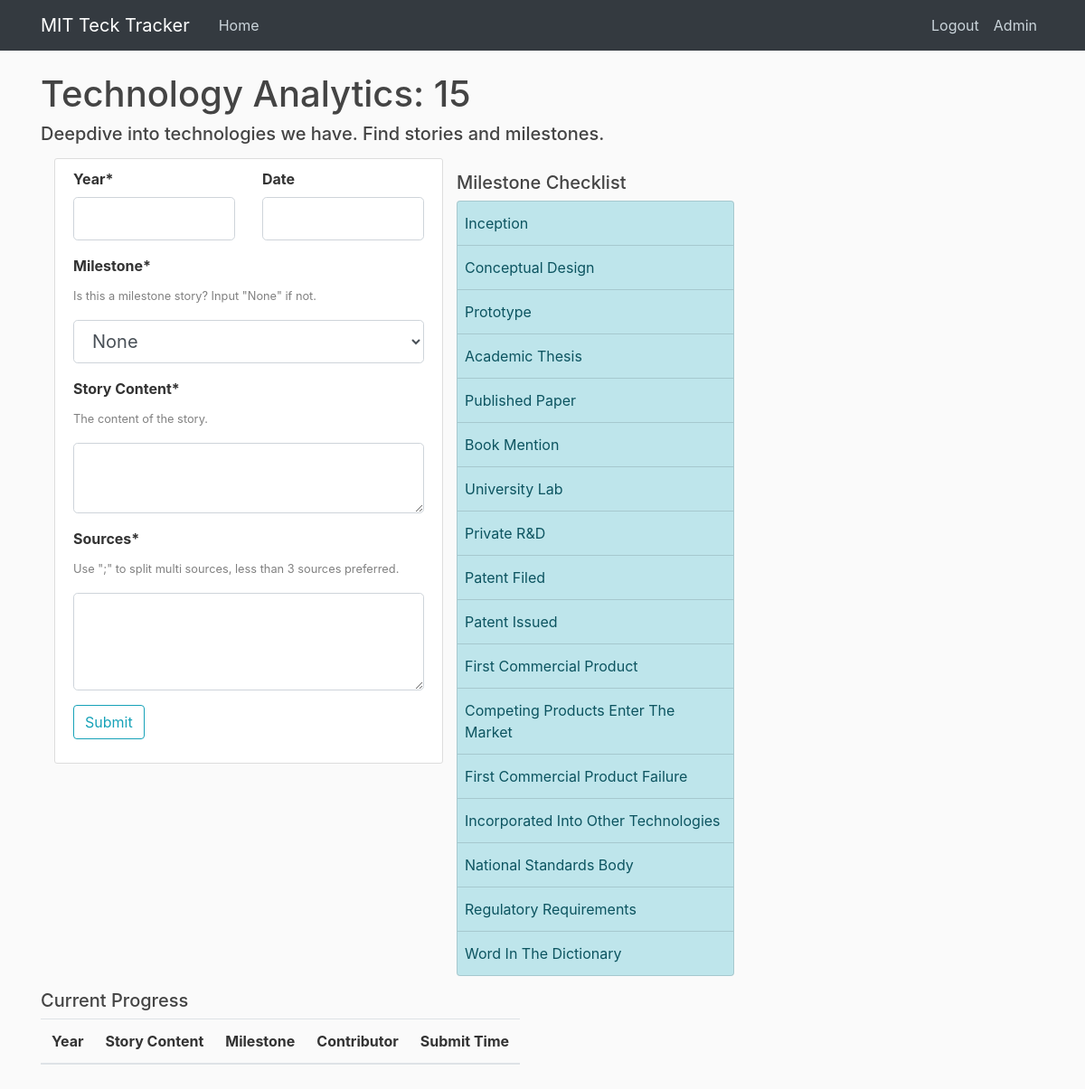
The app's page /tech_analytics/15 (signed in) with its own data.
### tables this page shows
CREATE TABLE "milestones" (
"index" INTEGER,
  "ma_std_name" TEXT,
  "milestone_id" INTEGER,
  "ms_name" TEXT
);

### app.py (the view, shortened to what this page needs)
@app.route("/tech_analytics/<tech>", methods = ['GET', 'POST'])
def tech_analytics(tech):
    db = get_db()
    user = get_current_user()
    if not user:
        return redirect(url_for('login'))
    if user['can_analyse'] == 0:
        flash('No access to TechAnalytics. Please contact administrators', 'danger')
        return redirect(url_for('home'))
    stories_cur = db.execute('''
                            select
                                tsl.milestone, substr(tsl.story_content, 1, 100)|| '...' story_content, tsl.story_year, u.username contributor_name, datetime(tsl.contribute_time,'unixepoch') contribute_time
                            from tech_story_log tsl, users u
                            where tsl.tech_name = ?
                            and tsl.contributor = u.user_id
                            order by tsl.story_year
                            ''', [tech])
    stories_results = stories_cur.fetchall()
    ms_cur = db.execute('''
                            select ms_left.ms_name ms_name, ms.milestone_id ms_id
                            from milestones ms,
                                 (select distinct m.ms_name
                                  from milestones m

                                  except

                                  select distinct milestone ms
                                  from tech_story_log
                                  where tech_name = ?) ms_left
                            where ms_left.ms_name = ms.ms_name
                            order by ms.milestone_id

                           ''', [tech])
    ms_left = ms_cur.fetchall()
    ms_left_l = [row[0] for row in ms_left]
    form = TechAnalyticsForm()
    form.milestone.choices = [('None', 'None')] + [(str(row[0]), str(row[0])) for row in ms_left]
    return render_template('tech_analytics.html', title='Technology Analytics', form=form, user= user,  milestones = milestones, ms_left = ms_left_l, stories = stories_results, tech=tech)

### forms.py
class TechAnalyticsForm(FlaskForm):
    story_year = IntegerField('Year*')
    story_date = StringField('Date', validators=[Optional(), Regexp(regex =r'(0[1-9]|1[012])[- /.](0[1-9]|[12][0-9]|3[01])',message="Please insert data in mm/dd format")])
    milestone = SelectField('Milestone*', choices = [])
    story_content = TextAreaField('Story Content*')
    sources = TextAreaField('Sources*', render_kw={"rows": 3})
    submit = SubmitField('Submit')

### app.py (called while the page is built)
def get_current_user():
    user_result = None
    if 'user' in session:
        user_email = session['user']
        db = get_db()
        user_cur = db.execute('select user_id, email, password, can_scout, can_analyse, can_edit, admin from users where email = ?', [user_email])
        user_result = user_cur.fetchone()
    return user_result

### dbTest.py (called while the page is built)
def connect_db(RowMode=True):
    sql = sqlite3.connect(dbpath)
    if RowMode:
        sql.row_factory = sqlite3.Row
    else:
        sql.row_factory = lambda cursor, row: row[0]
    return sql

def get_db():
    if not hasattr(g, 'sqlite3_db'):
        g.sqlite_db = connect_db()
    return g.sqlite_db

### templates/tech_analytics.html (shortened to what this page needs)
{% extends "layout.html" %}
{% from "show_links.html" import show_links %}
{% block nav %}
{{ show_links(user) }}
{% endblock %}
{% block content %}
<h1>Technology Analytics: {{ tech }}</h1>
<h5>Deepdive into technologies we have. Find stories and milestones.</h5>
<div class="container">
    <form method="POST" action="">
        <div class="row" style = "margin-bottom: 15px; margin-top: 15px">
            <div class="col-sm-6">
                    <div class="content-section">
                      <div class = "row">
                      <div class = "col-sm">
                        <div class="form-group">
                                <b>{{ form.story_year.label(class="form-control-label") }}</b>
                                {% if form.story_year.errors %}
                                    {{ form.story_year(class="form-control form-control-lg is-invalid") }}
                                    <div class="invalid-feedback">
                                        {% for error in form.story_year.errors %}
                                            <span>{{ error }}</span>
                                        {% endfor %}
                                    </div>
                                {% else %}
                                    {{ form.story_year(class="form-control form-control-lg") }}
                                {% endif %}
                        </div>
                      </div>
                      <div class = "col-sm">
                        <div class="form-group">
                                <b>{{ form.story_date.label(class="form-control-label") }}</b>
                                {% if form.story_date.errors %}
                                    {{ form.story_date(class="form-control form-control-lg is-invalid") }}
                                    <div class="invalid-feedback">
                                        {% for error in form.story_date.errors %}
                                            <span>{{ error }}</span>
                                        {% endfor %}
                                    </div>
                                {% else %}
                                    {{ form.story_date(class="form-control form-control-lg") }}
                                {% endif %}
                        </div>
                      </div>
                      </div>
                        <div class="form-group">
                                <b>{{ form.milestone.label(class="form-control-label") }}</b>
                                <p><small><font color="grey">Is this a milestone story? Input "None" if not.</font></small></p>
                                {% if form.milestone.errors %}
                                    {{ form.milestone(class="form-control form-control-lg is-invalid") }}
                                    <div class="invalid-feedback">
                                        {% for error in form.milestone.errors %}
                                            <span>{{ error }}</span>
                                        {% endfor %}
                                    </div>
                                {% else %}
                                    {{ form.milestone(class="form-control form-control-lg") }}
                                {% endif %}
                        </div>
                        <div class="form-group">
                                <b>{{ form.story_content.label(class="form-control-label") }}</b>
                                <p><small><font color="grey">The content of the story.</font></small></p>
                                {% if form.story_content.errors %}
                                    {{ form.story_content(class="form-control form-control-lg is-invalid") }}
                                    <div class="invalid-feedback">
                                        {% for error in form.story_content.errors %}
                                            <span>{{ error }}</span>
                                        {% endfor %}
                                    </div>
                                {% else %}
                                    {{ form.story_content(class="form-control form-control-lg") }}
                                {% endif %}
                        </div>
                        <div class="form-group">
                                <b>{{ form.sources.label(class="form-control-label") }}</b>
                                <p><small><font color="grey">Use ";" to split multi sources, less than 3 sources preferred.</font></small></p>
                                {% if form.sources.errors %}
                                    {{ form.sources(class="form-control form-control-lg is-invalid") }}
                                    <div class="invalid-feedback">
                                        {% for error in form.sources.errors %}
                                            <span>{{ error }}</span>
                                        {% endfor %}
                                    </div>
                                {% else %}
                                    {{ form.sources(class="form-control form-control-lg") }}
                                {% endif %}
                        </div>
                        <div class="form-group">
                            {{ form.submit(class="btn btn-outline-info") }}
                        </div>
                    </div>
            </div>
            <div class="col-sm-4">
                <div class="row" style = "margin-bottom: 15px; margin-top: 15px">
                  <h5>Milestone Checklist</h5>
                  <dic class="list-group">
                    {% for ms in milestones %}
                      <h9 class="list-group-item py-1.5 px-2 list-group-item-action list-group-item-info {% if ms not in ms_left %} disabled {% endif %}">{{ ms }}</h9>
                    {% endfor %}
                  </div>
                </div>
                <div>
                <h5>Current Progress</h5>
                <table id="example" class="table table-responsive-sm" >
                  <thead>
                      <tr>
                          <th>Year</th>
                          <th>Story Content</th>
                          <th>Milestone</th>
                          <th>Contributor</th>
                          <th>Submit Time</th>
                      </tr>
                  </thead>
                </div>
            </div>
        </div>
</div>
{% endblock content %}

### static/main.css (style rules this page uses)
body { background: #fafafa; color: #333333; margin-top: 5rem; }
h1, h2, h3, h4, h5, h6 { color: #444444; }
.content-section { background: #ffffff; padding: 10px 20px; border: 1px solid #dddddd; border-radius: 3px; margin-bottom: 20px; }

### records on screen
milestones: ms "Inception"
milestones: ms "Conceptual Design"
milestones: ms "Prototype"
milestones: ms "Academic Thesis"
milestones: ms "Published Paper"
milestones: ms "Book Mention"
milestones: ms "University Lab"
milestones: ms "Private R&D"
milestones: ms "Patent Filed"
milestones: ms "Patent Issued"
milestones: ms "First Commercial Product"
milestones: ms "Competing Products Enter The Market"
milestones: ms "First Commercial Product Failure"
milestones: ms "Incorporated Into Other Technologies"
milestones: ms "National Standards Body"
milestones: ms "Regulatory Requirements"
milestones: ms "Word In The Dictionary"

### other values on screen
{{ tech }} "15"
